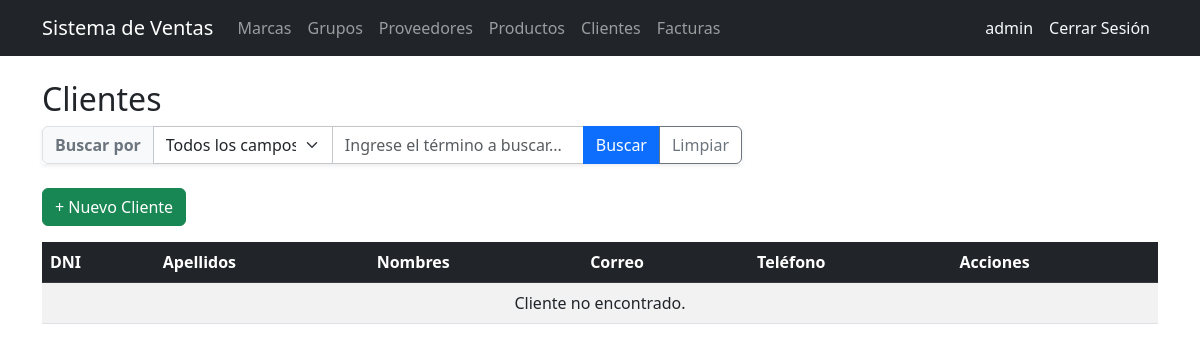
The page /customers/ (signed in) on the database as committed earlier.
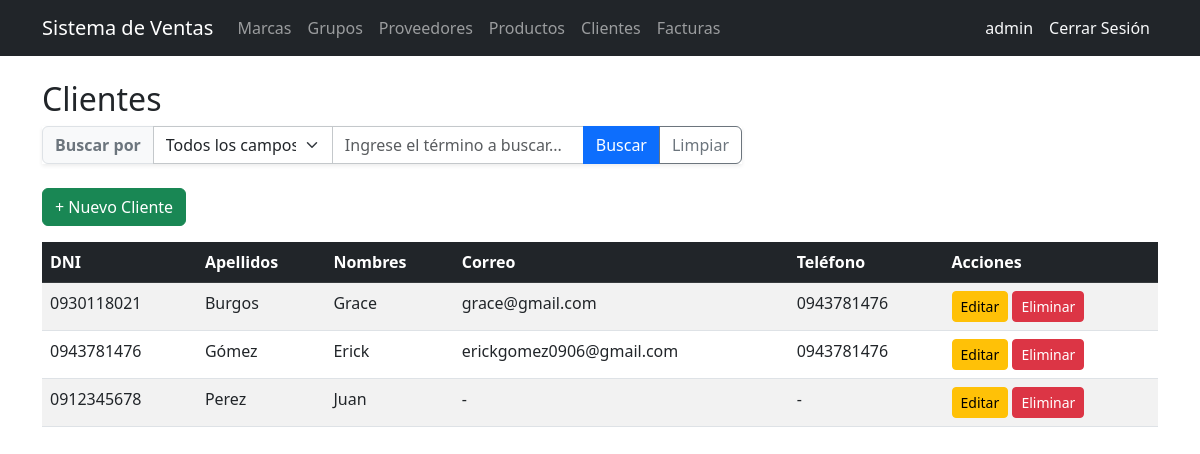
The same page on the database as committed later.
### billing/models.py (models this page shows, shortened)
class Customer(models.Model):
    dni = models.CharField(max_length=13, unique=True, verbose_name='DNI/RUC', validators=[validate_cedula_ec])
    first_name = models.CharField(max_length=100)
    last_name = models.CharField(max_length=100)
    email = models.EmailField(blank=True, null=True)
    phone = models.CharField(max_length=20, blank=True, null=True)
    address = models.TextField(blank=True, null=True)
    is_active = models.BooleanField(default=True)
    created_at = models.DateTimeField(auto_now_add=True)
    updated_at = models.DateTimeField(auto_now=True)
    class Meta:
        ordering = ['last_name', 'first_name']

### billing/views.py (the view, shortened to what this page needs)
# urls.py: path('customers/', views.CustomerListView.as_view(), name='customer_list'),
class CustomerListView(LoginRequiredMixin, ListView):
    model = Customer
    template_name = 'billing/customer_list.html'
    context_object_name = 'items'
    def get_queryset(self):
        queryset = super().get_queryset()
        search_field = self.request.GET.get('search_field', 'all').strip()
        search_value = self.request.GET.get('search_value', '').strip()
        return queryset
    def get_context_data(self, **kwargs):
        context = super().get_context_data(**kwargs)
        context['search_field'] = self.request.GET.get('search_field', 'all').strip()
        context['search_value'] = self.request.GET.get('search_value', '').strip()
        return context

### billing/templates/billing/customer_list.html (shortened to what this page needs)
{% extends 'billing/base.html' %}
{% block content %}
<h2>Clientes</h2>
<form method="get" class="mb-4">
  <div class="input-group shadow-sm" style="max-width: 700px;">
    <span class="input-group-text bg-light fw-bold text-secondary">Buscar por</span>
    <select name="search_field" id="search_field" class="form-select border-secondary-subtle" style="max-width: 180px;">
      <option value="all" {% if search_field == 'all' or not search_field %}selected{% endif %}>Todos los campos</option>
    </select>
    <input type="text" name="search_value" id="search_value" class="form-control border-secondary-subtle" placeholder="Ingrese el término a buscar..." value="{{ search_value|default:'' }}">
    <button type="submit" class="btn btn-primary">Buscar</button>
    <a href="{% url 'billing:customer_list' %}" class="btn btn-outline-secondary">Limpiar</a>
  </div>
</form>
<div class="mb-3">
  <a href="{% url 'billing:customer_create' %}" class="btn btn-success">+ Nuevo Cliente</a>
</div>
<table class="table table-striped table-hover">
  <thead class="table-dark">
    <tr>
      <th>DNI</th>
      <th>Apellidos</th>
      <th>Nombres</th>
      <th>Correo</th>
      <th>Teléfono</th>
      <th>Acciones</th>
    </tr>
  </thead>
  <tbody>
    {% for item in items %}
    <tr>
      <td>{{ item.dni }}</td>
      <td>{{ item.last_name }}</td>
      <td>{{ item.first_name }}</td>
      <td>{{ item.email|default:"-" }}</td>
      <td>{{ item.phone|default:"-" }}</td>
      <td>
        <a href="{% url 'billing:customer_update' item.pk %}" class="btn btn-sm btn-warning">Editar</a>
        <a href="{% url 'billing:customer_delete' item.pk %}" class="btn btn-sm btn-danger">Eliminar</a>
      </td>
    </tr>
    {% empty %}
    <tr>
      <td colspan="6" class="text-center">Cliente no encontrado.</td>
    </tr>
    {% endfor %}
  </tbody>
</table>
{% endblock %}

Rows that differ between the two databases and show on the page:
added Customer: dni "0930118021", last_name "Burgos", first_name "Grace", email "grace@gmail.com", phone "0943781476"
added Customer: dni "0943781476", last_name "Gómez", first_name "Erick", email "erickgomez0906@gmail.com", phone "0943781476"
added Customer: dni "0912345678", last_name "Perez", first_name "Juan", email "-", phone "-"
Other text that changed with them:
text no longer shown: "Cliente no encontrado."
